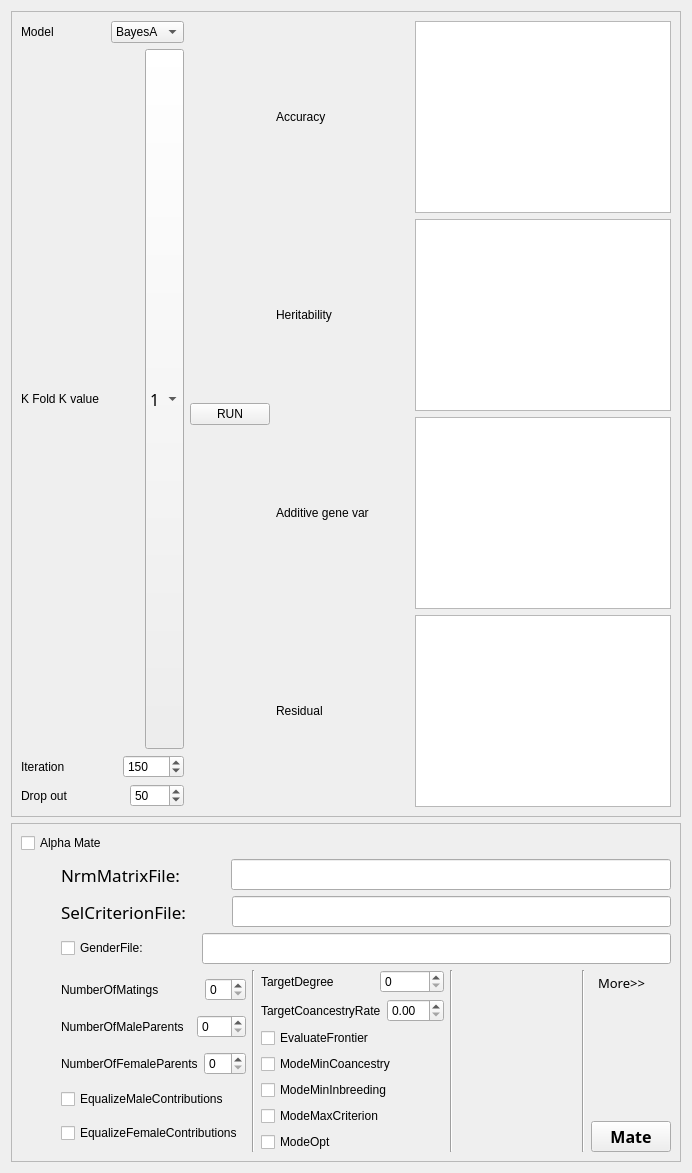
      <widget class="QWidget" name="tab_2">
       <attribute name="title">
        <string>Bayes method</string>
       </attribute>
       <layout class="QGridLayout" name="gridLayout_33">
        <item row="0" column="0">
         <widget class="QFrame" name="frame_8">
          <property name="frameShape">
           <enum>QFrame::StyledPanel</enum>
          </property>
          <property name="frameShadow">
           <enum>QFrame::Raised</enum>
          </property>
          <layout class="QGridLayout" name="gridLayout_23">
           <item row="0" column="0">
            <layout class="QHBoxLayout" name="horizontalLayout_31">
             <item>
              <layout class="QVBoxLayout" name="verticalLayout_2">
               <item>
                <layout class="QHBoxLayout" name="horizontalLayout_21">
                 <item>
                  <widget class="QLabel" name="label_33">
                   <property name="text">
                    <string>Model</string>
                   </property>
                  </widget>
                 </item>
                 <item>
                  <spacer name="horizontalSpacer_14">
                   <property name="orientation">
                    <enum>Qt::Horizontal</enum>
                   </property>
                   <property name="sizeHint" stdset="0">
                    <size>
                     <width>40</width>
                     <height>20</height>
                    </size>
                   </property>
                  </spacer>
                 </item>
                 <item>
                  <widget class="QComboBox" name="modelcomboBox">
                   <item>
                    <property name="text">
                     <string>BayesA</string>
                    </property>
                   </item>
                   <item>
                    <property name="text">
                     <string>BayesB</string>
                    </property>
                   </item>
                   <item>
                    <property name="text">
                     <string>BayesC</string>
                    </property>
                   </item>
                   <item>
                    <property name="text">
                     <string>Cpi</string>
                    </property>
                   </item>
                   <item>
                    <property name="text">
                     <string>Lasso</string>
                    </property>
                   </item>
                  </widget>
                 </item>
                </layout>
               </item>
               <item>
                <layout class="QHBoxLayout" name="horizontalLayout_22">
                 <item>
                  <widget class="QLabel" name="label_32">
                   <property name="text">
                    <string>K Fold K value</string>
                   </property>
                  </widget>
                 </item>
                 <item>
                  <spacer name="horizontalSpacer_36">
                   <property name="orientation">
                    <enum>Qt::Horizontal</enum>
                   </property>
                   <property name="sizeHint" stdset="0">
                    <size>
                     <width>40</width>
                     <height>20</height>
                    </size>
                   </property>
                  </spacer>
                 </item>
                 <item>
                  <widget class="QComboBox" name="k_flod_ComboBox">
                   <property name="sizePolicy">
                    <sizepolicy hsizetype="Preferred" vsizetype="Preferred">
                     <horstretch>0</horstretch>
                     <verstretch>0</verstretch>
                    </sizepolicy>
                   </property>
                   <property name="minimumSize">
                    <size>
                     <width>0</width>
                     <height>0</height>
                    </size>
                   </property>
                   <property name="maximumSize">
                    <size>
                     <width>16777215</width>
                     <height>16777215</height>
                    </size>
                   </property>
                   <property name="font">
                    <font>
                     <family>Abyssinica SIL</family>
                     <pointsize>12</pointsize>
                     <weight>50</weight>
                     <italic>false</italic>
                     <bold>false</bold>
                     <underline>false</underline>
                     <strikeout>false</strikeout>
                    </font>
                   </property>
                   <property name="cursor">
                    <cursorShape>PointingHandCursor</cursorShape>
                   </property>
                   <property name="currentText">
                    <string>1</string>
                   </property>
                   <item>
                    <property name="text">
                     <string>1</string>
                    </property>
                   </item>
                   <item>
                    <property name="text">
                     <string>2</string>
                    </property>
                   </item>
                   <item>
                    <property name="text">
                     <string>3</string>
                    </property>
                   </item>
                   <item>
                    <property name="text">
                     <string>4</string>
                    </property>
                   </item>
                   <item>
                    <property name="text">
                     <string>5</string>
                    </property>
                   </item>
                   <item>
                    <property name="text">
                     <string>6</string>
                    </property>
                   </item>
                   <item>
                    <property name="text">
                     <string>7</string>
                    </property>
                   </item>
                   <item>
                    <property name="text">
                     <string>8</string>
                    </property>
                   </item>
                   <item>
                    <property name="text">
                     <string>9</string>
                    </property>
                   </item>
                  </widget>
                 </item>
                </layout>
               </item>
               <item>
                <layout class="QHBoxLayout" name="horizontalLayout_24">
                 <item>
                  <widget class="QLabel" name="label_35">
                   <property name="text">
                    <string>Iteration</string>
                   </property>
                  </widget>
                 </item>
                 <item>
                  <spacer name="horizontalSpacer_27">
                   <property name="orientation">
                    <enum>Qt::Horizontal</enum>
                   </property>
                   <property name="sizeHint" stdset="0">
                    <size>
                     <width>40</width>
                     <height>20</height>
                    </size>
                   </property>
                  </spacer>
                 </item>
                 <item>
                  <widget class="QSpinBox" name="iterationspinBox">
                   <property name="minimum">
                    <number>1</number>
                   </property>
                   <property name="maximum">
                    <number>15000</number>
                   </property>
                   <property name="value">
                    <number>150</number>
                   </property>
                  </widget>
                 </item>
                </layout>
               </item>
               <item>
                <layout class="QHBoxLayout" name="horizontalLayout_26">
                 <item>
                  <widget class="QLabel" name="label_36">
                   <property name="text">
                    <string>Drop out</string>
                   </property>
                  </widget>
                 </item>
                 <item>
                  <spacer name="horizontalSpacer_37">
                   <property name="orientation">
                    <enum>Qt::Horizontal</enum>
                   </property>
                   <property name="sizeHint" stdset="0">
                    <size>
                     <width>40</width>
                     <height>20</height>
                    </size>
                   </property>
                  </spacer>
                 </item>
                 <item>
                  <widget class="QSpinBox" name="dropoutspinBox">
                   <property name="maximum">
                    <number>5000</number>
                   </property>
                   <property name="value">
                    <number>50</number>
                   </property>
                  </widget>
                 </item>
                </layout>
               </item>
              </layout>
             </item>
             <item>
              <layout class="QVBoxLayout" name="verticalLayout_15">
               <item>
                <spacer name="verticalSpacer_8">
                 <property name="orientation">
                  <enum>Qt::Vertical</enum>
                 </property>
                 <property name="sizeHint" stdset="0">
                  <size>
                   <width>20</width>
                   <height>40</height>
                  </size>
                 </property>
                </spacer>
               </item>
               <item>
                <widget class="QPushButton" name="bayesrunpushButton">
                 <property name="text">
                  <string>RUN</string>
                 </property>
                </widget>
               </item>
               <item>
                <spacer name="verticalSpacer_9">
                 <property name="orientation">
                  <enum>Qt::Vertical</enum>
                 </property>
                 <property name="sizeHint" stdset="0">
                  <size>
                   <width>20</width>
                   <height>40</height>
                  </size>
                 </property>
                </spacer>
               </item>
              </layout>
             </item>
             <item>
              <layout class="QVBoxLayout" name="verticalLayout_24">
               <item>
                <layout class="QHBoxLayout" name="horizontalLayout_27">
                 <item>
                  <widget class="QLabel" name="label_38">
                   <property name="text">
                    <string>Accuracy</string>
                   </property>
                  </widget>
                 </item>
                 <item>
                  <spacer name="horizontalSpacer_39">
                   <property name="orientation">
                    <enum>Qt::Horizontal</enum>
                   </property>
                   <property name="sizeHint" stdset="0">
                    <size>
                     <width>40</width>
                     <height>20</height>
                    </size>
                   </property>
                  </spacer>
                 </item>
                 <item>
                  <widget class="QTextBrowser" name="accuracytextBrowser"/>
                 </item>
                </layout>
               </item>
               <item>
                <layout class="QHBoxLayout" name="horizontalLayout_28">
                 <item>
                  <widget class="QLabel" name="label_37">
                   <property name="text">
                    <string>Heritability</string>
                   </property>
                  </widget>
                 </item>
                 <item>
                  <spacer name="horizontalSpacer_40">
                   <property name="orientation">
                    <enum>Qt::Horizontal</enum>
                   </property>
                   <property name="sizeHint" stdset="0">
                    <size>
                     <width>40</width>
                     <height>20</height>
                    </size>
                   </property>
                  </spacer>
                 </item>
                 <item>
                  <widget class="QTextBrowser" name="herittextBrowser"/>
                 </item>
                </layout>
               </item>
               <item>
                <layout class="QHBoxLayout" name="horizontalLayout_29">
                 <item>
                  <widget class="QLabel" name="label_39">
                   <property name="text">
                    <string>Additive gene var</string>
                   </property>
                  </widget>
                 </item>
                 <item>
                  <spacer name="horizontalSpacer_41">
                   <property name="orientation">
                    <enum>Qt::Horizontal</enum>
                   </property>
                   <property name="sizeHint" stdset="0">
                    <size>
                     <width>40</width>
                     <height>20</height>
                    </size>
                   </property>
                  </spacer>
                 </item>
                 <item>
                  <widget class="QTextBrowser" name="varcomp1textBrowser"/>
                 </item>
                </layout>
               </item>
               <item>
                <layout class="QHBoxLayout" name="horizontalLayout_30">
                 <item>
                  <widget class="QLabel" name="label_34">
                   <property name="text">
                    <string>Residual</string>
                   </property>
                  </widget>
                 </item>
                 <item>
                  <spacer name="horizontalSpacer_42">
                   <property name="orientation">
                    <enum>Qt::Horizontal</enum>
                   </property>
                   <property name="sizeHint" stdset="0">
                    <size>
                     <width>40</width>
                     <height>20</height>
                    </size>
                   </property>
                  </spacer>
                 </item>
                 <item>
                  <widget class="QTextBrowser" name="varcomp2textBrowser"/>
                 </item>
                </layout>
               </item>
              </layout>
             </item>
            </layout>
           </item>
          </layout>
         </widget>
        </item>
        <item row="1" column="0">
         <widget class="QFrame" name="frame_12">
          <property name="frameShape">
           <enum>QFrame::StyledPanel</enum>
          </property>
          <property name="frameShadow">
           <enum>QFrame::Raised</enum>
          </property>
          <layout class="QGridLayout" name="gridLayout_26">
           <item row="0" column="1">
            <layout class="QVBoxLayout" name="verticalLayout_61">
             <item>
              <widget class="QCheckBox" name="alphmate_checkBox_2">
               <property name="text">
                <string>Alpha Mate</string>
               </property>
              </widget>
             </item>
             <item>
              <layout class="QHBoxLayout" name="horizontalLayout_107">
               <item>
                <spacer name="horizontalSpacer_89">
                 <property name="orientation">
                  <enum>Qt::Horizontal</enum>
                 </property>
                 <property name="sizeType">
                  <enum>QSizePolicy::Preferred</enum>
                 </property>
                 <property name="sizeHint" stdset="0">
                  <size>
                   <width>40</width>
                   <height>20</height>
                  </size>
                 </property>
                </spacer>
               </item>
               <item>
                <layout class="QVBoxLayout" name="verticalLayout_62">
                 <item>
                  <layout class="QHBoxLayout" name="horizontalLayout_108">
                   <item>
                    <widget class="QLabel" name="label_84">
                     <property name="font">
                      <font>
                       <family>Abyssinica SIL</family>
                       <pointsize>13</pointsize>
                       <weight>50</weight>
                       <italic>false</italic>
                       <bold>false</bold>
                       <underline>false</underline>
                       <strikeout>false</strikeout>
                      </font>
                     </property>
                     <property name="text">
                      <string>NrmMatrixFile: </string>
                     </property>
                    </widget>
                   </item>
                   <item>
                    <spacer name="horizontalSpacer_91">
                     <property name="orientation">
                      <enum>Qt::Horizontal</enum>
                     </property>
                     <property name="sizeType">
                      <enum>QSizePolicy::Preferred</enum>
                     </property>
                     <property name="sizeHint" stdset="0">
                      <size>
                       <width>40</width>
                       <height>20</height>
                      </size>
                     </property>
                    </spacer>
                   </item>
                   <item>
                    <widget class="QLineEdit" name="NrmMatrix_lineEdit_4">
                     <property name="font">
                      <font>
                       <family>Abyssinica SIL</family>
                       <pointsize>12</pointsize>
                       <weight>50</weight>
                       <italic>false</italic>
                       <bold>false</bold>
                       <underline>false</underline>
                       <strikeout>false</strikeout>
                      </font>
                     </property>
                    </widget>
                   </item>
                  </layout>
                 </item>
                 <item>
                  <layout class="QHBoxLayout" name="horizontalLayout_109">
                   <item>
                    <widget class="QLabel" name="label_85">
                     <property name="font">
                      <font>
                       <family>Abyssinica SIL</family>
                       <pointsize>13</pointsize>
                       <weight>50</weight>
                       <italic>false</italic>
                       <bold>false</bold>
                       <underline>false</underline>
                       <strikeout>false</strikeout>
                      </font>
                     </property>
                     <property name="text">
                      <string>SelCriterionFile:</string>
                     </property>
                    </widget>
                   </item>
                   <item>
                    <spacer name="horizontalSpacer_93">
                     <property name="orientation">
                      <enum>Qt::Horizontal</enum>
                     </property>
                     <property name="sizeType">
                      <enum>QSizePolicy::Preferred</enum>
                     </property>
                     <property name="sizeHint" stdset="0">
                      <size>
                       <width>40</width>
                       <height>20</height>
                      </size>
                     </property>
                    </spacer>
                   </item>
                   <item>
                    <widget class="QLineEdit" name="SelCriterionFile_lineEdit_4">
                     <property name="font">
                      <font>
                       <family>Abyssinica SIL</family>
                       <pointsize>12</pointsize>
                       <weight>50</weight>
                       <italic>false</italic>
                       <bold>false</bold>
                       <underline>false</underline>
                       <strikeout>false</strikeout>
                      </font>
                     </property>
                    </widget>
                   </item>
                  </layout>
                 </item>
                 <item>
                  <layout class="QHBoxLayout" name="horizontalLayout_110">
                   <item>
                    <widget class="QCheckBox" name="GenderFile_checkBox_4">
                     <property name="text">
                      <string>GenderFile:  </string>
                     </property>
                    </widget>
                   </item>
                   <item>
                    <spacer name="horizontalSpacer_97">
                     <property name="orientation">
                      <enum>Qt::Horizontal</enum>
                     </property>
                     <property name="sizeType">
                      <enum>QSizePolicy::Preferred</enum>
                     </property>
                     <property name="sizeHint" stdset="0">
                      <size>
                       <width>40</width>
                       <height>20</height>
                      </size>
                     </property>
                    </spacer>
                   </item>
                   <item>
                    <widget class="QLineEdit" name="GenderFile_lineEdit_4">
                     <property name="font">
                      <font>
                       <family>Abyssinica SIL</family>
                       <pointsize>12</pointsize>
                       <weight>50</weight>
                       <italic>false</italic>
                       <bold>false</bold>
                       <underline>false</underline>
                       <strikeout>false</strikeout>
                      </font>
                     </property>
                    </widget>
                   </item>
                  </layout>
                 </item>
                 <item>
                  <layout class="QHBoxLayout" name="horizontalLayout_111">
                   <item>
                    <layout class="QVBoxLayout" name="verticalLayout_63">
                     <item>
                      <layout class="QHBoxLayout" name="horizontalLayout_112">
                       <item>
                        <widget class="QLabel" name="label_86">
                         <property name="text">
                          <string>NumberOfMatings</string>
                         </property>
                        </widget>
                       </item>
                       <item>
                        <spacer name="horizontalSpacer_98">
                         <property name="orientation">
                          <enum>Qt::Horizontal</enum>
                         </property>
                         <property name="sizeType">
                          <enum>QSizePolicy::Fixed</enum>
                         </property>
                         <property name="sizeHint" stdset="0">
                          <size>
                           <width>40</width>
                           <height>20</height>
                          </size>
                         </property>
                        </spacer>
                       </item>
                       <item>
                        <widget class="QSpinBox" name="NumberOfMatings_spinBox_4"/>
                       </item>
                      </layout>
                     </item>
                     <item>
                      <layout class="QHBoxLayout" name="horizontalLayout_113">
                       <item>
                        <widget class="QLabel" name="label_87">
                         <property name="text">
                          <string>NumberOfMaleParents  </string>
                         </property>
                        </widget>
                       </item>
                       <item>
                        <widget class="QSpinBox" name="NumberOfMaleParents_spinBox_4"/>
                       </item>
                      </layout>
                     </item>
                     <item>
                      <layout class="QHBoxLayout" name="horizontalLayout_114">
                       <item>
                        <widget class="QLabel" name="label_88">
                         <property name="text">
                          <string>NumberOfFemaleParents</string>
                         </property>
                        </widget>
                       </item>
                       <item>
                        <widget class="QSpinBox" name="NumberOfFemaleParents_spinBox_4"/>
                       </item>
                      </layout>
                     </item>
                     <item>
                      <layout class="QHBoxLayout" name="horizontalLayout_115">
                       <item>
                        <widget class="QCheckBox" name="EqualizeMaleContributions_checkBox_4">
                         <property name="text">
                          <string>EqualizeMaleContributions</string>
                         </property>
                        </widget>
                       </item>
                      </layout>
                     </item>
                     <item>
                      <layout class="QHBoxLayout" name="horizontalLayout_116">
                       <item>
                        <widget class="QCheckBox" name="EqualizeFemaleContributions_checkBox_4">
                         <property name="text">
                          <string>EqualizeFemaleContributions</string>
                         </property>
                        </widget>
                       </item>
                      </layout>
                     </item>
                    </layout>
                   </item>
                   <item>
                    <widget class="Line" name="line_20">
                     <property name="orientation">
                      <enum>Qt::Vertical</enum>
                     </property>
                    </widget>
                   </item>
                   <item>
                    <layout class="QVBoxLayout" name="verticalLayout_64">
                     <item>
                      <layout class="QHBoxLayout" name="horizontalLayout_117">
                       <item>
                        <widget class="QLabel" name="label_89">
                         <property name="text">
                          <string>TargetDegree</string>
                         </property>
                        </widget>
                       </item>
                       <item>
                        <spacer name="horizontalSpacer_99">
                         <property name="orientation">
                          <enum>Qt::Horizontal</enum>
                         </property>
                         <property name="sizeType">
                          <enum>QSizePolicy::Fixed</enum>
                         </property>
                         <property name="sizeHint" stdset="0">
                          <size>
                           <width>40</width>
                           <height>20</height>
                          </size>
                         </property>
                        </spacer>
                       </item>
                       <item>
                        <widget class="QSpinBox" name="TargetDegree_spinBox_4"/>
                       </item>
                      </layout>
                     </item>
                     <item>
                      <layout class="QHBoxLayout" name="horizontalLayout_118">
                       <item>
                        <widget class="QLabel" name="label_90">
                         <property name="text">
                          <string>TargetCoancestryRate</string>
                         </property>
                        </widget>
                       </item>
                       <item>
                        <widget class="QDoubleSpinBox" name="TargetCoancestryRate_doubleSpinBox_4"/>
                       </item>
                      </layout>
                     </item>
                     <item>
                      <layout class="QHBoxLayout" name="horizontalLayout_119">
                       <item>
                        <widget class="QCheckBox" name="EvaluateFrontier_checkBox_4">
                         <property name="text">
                          <string>EvaluateFrontier</string>
                         </property>
                        </widget>
                       </item>
                      </layout>
                     </item>
                     <item>
                      <layout class="QHBoxLayout" name="horizontalLayout_120">
                       <item>
                        <widget class="QCheckBox" name="ModeMinCoancestry_checkBox_4">
                         <property name="text">
                          <string>ModeMinCoancestry</string>
                         </property>
                        </widget>
                       </item>
                      </layout>
                     </item>
                     <item>
                      <layout class="QHBoxLayout" name="horizontalLayout_121">
                       <item>
                        <widget class="QCheckBox" name="ModeMinInbreeding_checkBox_4">
                         <property name="text">
                          <string>ModeMinInbreeding</string>
                         </property>
                        </widget>
                       </item>
                      </layout>
                     </item>
                     <item>
                      <layout class="QHBoxLayout" name="horizontalLayout_122">
                       <item>
                        <widget class="QCheckBox" name="ModeMaxCriterion_checkBox_4">
                         <property name="text">
                          <string>ModeMaxCriterion</string>
                         </property>
                        </widget>
                       </item>
                      </layout>
                     </item>
                     <item>
                      <layout class="QHBoxLayout" name="horizontalLayout_123">
                       <item>
                        <widget class="QCheckBox" name="ModeOpt_checkBox_4">
                         <property name="text">
                          <string>ModeOpt</string>
                         </property>
                        </widget>
                       </item>
                      </layout>
                     </item>
                    </layout>
                   </item>
                   <item>
                    <widget class="Line" name="line_21">
                     <property name="orientation">
                      <enum>Qt::Vertical</enum>
                     </property>
                    </widget>
                   </item>
                   <item>
                    <spacer name="horizontalSpacer_100">
                     <property name="orientation">
                      <enum>Qt::Horizontal</enum>
                     </property>
                     <property name="sizeType">
                      <enum>QSizePolicy::Expanding</enum>
                     </property>
                     <property name="sizeHint" stdset="0">
                      <size>
                       <width>40</width>
                       <height>20</height>
                      </size>
                     </property>
                    </spacer>
                   </item>
                   <item>
                    <widget class="Line" name="line_22">
                     <property name="orientation">
                      <enum>Qt::Vertical</enum>
                     </property>
                    </widget>
                   </item>
                   <item>
                    <layout class="QVBoxLayout" name="verticalLayout_65">
                     <item>
                      <widget class="QToolButton" name="classical_more_Button_4">
                       <property name="font">
                        <font>
                         <family>Abyssinica SIL</family>
                         <pointsize>10</pointsize>
                         <weight>50</weight>
                         <italic>false</italic>
                         <bold>false</bold>
                         <underline>false</underline>
                         <strikeout>false</strikeout>
                        </font>
                       </property>
                       <property name="text">
                        <string>More&gt;&gt;</string>
                       </property>
                       <property name="autoRaise">
                        <bool>true</bool>
                       </property>
                      </widget>
                     </item>
                     <item>
                      <spacer name="verticalSpacer_22">
                       <property name="orientation">
                        <enum>Qt::Vertical</enum>
                       </property>
                       <property name="sizeHint" stdset="0">
                        <size>
                         <width>20</width>
                         <height>40</height>
                        </size>
                       </property>
                      </spacer>
                     </item>
                     <item>
                      <widget class="QPushButton" name="classical_mate_Button_4">
                       <property name="sizePolicy">
                        <sizepolicy hsizetype="Minimum" vsizetype="Minimum">
                         <horstretch>0</horstretch>
                         <verstretch>0</verstretch>
                        </sizepolicy>
                       </property>
                       <property name="font">
                        <font>
                         <family>Abyssinica SIL</family>
                         <pointsize>12</pointsize>
                         <weight>75</weight>
                         <italic>false</italic>
                         <bold>true</bold>
                         <underline>false</underline>
                         <strikeout>false</strikeout>
                        </font>
                       </property>
                       <property name="cursor">
                        <cursorShape>PointingHandCursor</cursorShape>
                       </property>
                       <property name="text">
                        <string>Mate</string>
                       </property>
                      </widget>
                     </item>
                    </layout>
                   </item>
                  </layout>
                 </item>
                </layout>
               </item>
              </layout>
             </item>
            </layout>
           </item>
          </layout>
         </widget>
        </item>
       </layout>
      </widget>
